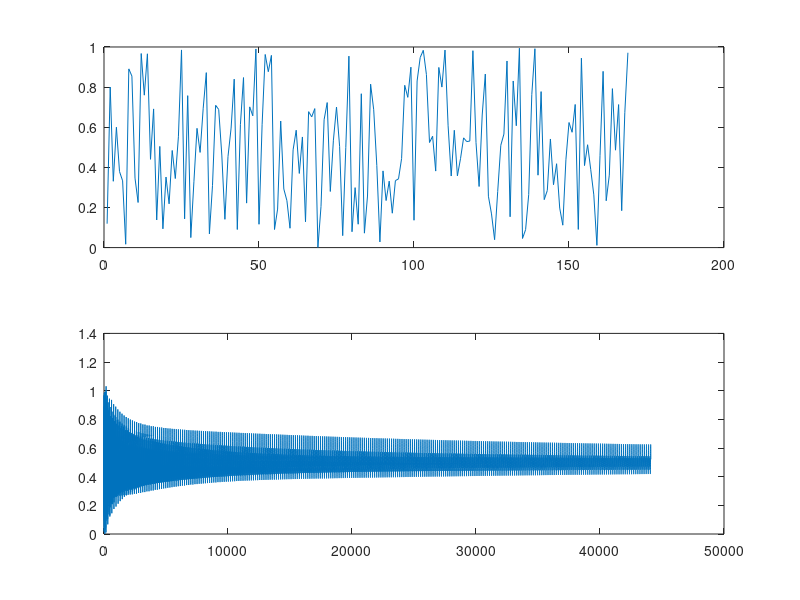

MATLAB code to generate this figure:
%Karplus-Strong model
%   ks(f,length) 
%   f=frequency
%   length=time (seconds)
fs=44100;
f=261;
length = 1;
N=fix(fs/f);
% create zeros matrix(rows,cols)
X=zeros(1,length*fs);
%loop filter
%        z^-N               
b1=[zeros(1,N) 1];
%       1 - H(z)z^-N
%a moving average filter
a1=[1 zeros(1,N-1) -.5 -.5];
% Initial conditions for filter delays
Zi = rand(1, max(max(size(a1)), max(size(b1) ) )-1 );
% filter (x coeff,y coeff,
%input data=0 in this case,filter initial input)
Y=filter(b1,a1,X,Zi);
subplot(2,1,1);
plot(Zi);
subplot(2,1,2);
plot(Y);
sound (Y,44100);
